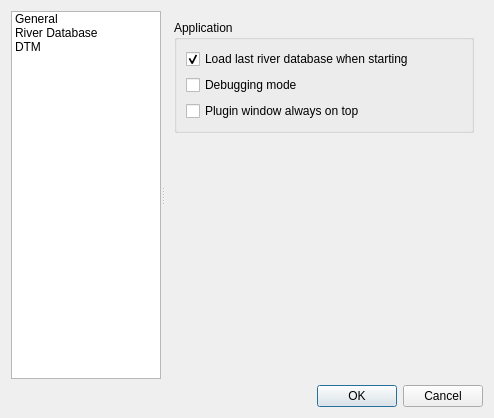
<?xml version="1.0" encoding="UTF-8"?>
<ui version="4.0">
 <class>Settings</class>
 <widget class="QDialog" name="Settings">
  <property name="geometry">
   <rect>
    <x>0</x>
    <y>0</y>
    <width>494</width>
    <height>418</height>
   </rect>
  </property>
  <property name="windowTitle">
   <string>RiverGIS Options</string>
  </property>
  <property name="sizeGripEnabled">
   <bool>false</bool>
  </property>
  <property name="modal">
   <bool>true</bool>
  </property>
  <layout class="QVBoxLayout" name="verticalLayout_4">
   <item>
    <widget class="QSplitter" name="mOptionsSplitter">
     <property name="enabled">
      <bool>true</bool>
     </property>
     <property name="orientation">
      <enum>Qt::Horizontal</enum>
     </property>
     <property name="opaqueResize">
      <bool>true</bool>
     </property>
     <property name="childrenCollapsible">
      <bool>false</bool>
     </property>
     <widget class="QFrame" name="optionsListFrame">
      <property name="frameShape">
       <enum>QFrame::NoFrame</enum>
      </property>
      <property name="frameShadow">
       <enum>QFrame::Raised</enum>
      </property>
      <layout class="QVBoxLayout" name="verticalLayout_15">
       <property name="spacing">
        <number>0</number>
       </property>
       <property name="margin">
        <number>0</number>
       </property>
       <item>
        <widget class="QListWidget" name="optionsList">
         <property name="minimumSize">
          <size>
           <width>58</width>
           <height>0</height>
          </size>
         </property>
         <property name="maximumSize">
          <size>
           <width>150</width>
           <height>16777215</height>
          </size>
         </property>
         <property name="horizontalScrollBarPolicy">
          <enum>Qt::ScrollBarAlwaysOff</enum>
         </property>
         <property name="editTriggers">
          <set>QAbstractItemView::NoEditTriggers</set>
         </property>
         <property name="iconSize">
          <size>
           <width>32</width>
           <height>32</height>
          </size>
         </property>
         <property name="textElideMode">
          <enum>Qt::ElideNone</enum>
         </property>
         <property name="resizeMode">
          <enum>QListView::Adjust</enum>
         </property>
         <property name="wordWrap">
          <bool>true</bool>
         </property>
         <item>
          <property name="text">
           <string>General</string>
          </property>
          <property name="toolTip">
           <string>General</string>
          </property>
          <property name="icon">
           <iconset>
            <normaloff>../icons/rivergis_big.svg</normaloff>../icons/rivergis_big.svg</iconset>
          </property>
         </item>
         <item>
          <property name="text">
           <string>River Database</string>
          </property>
          <property name="icon">
           <iconset>
            <normaloff>../icons/rdb.svg</normaloff>../icons/rdb.svg</iconset>
          </property>
         </item>
         <item>
          <property name="text">
           <string>DTM</string>
          </property>
          <property name="toolTip">
           <string>System</string>
          </property>
          <property name="icon">
           <iconset>
            <normaloff>../icons/dtmSetup.svg</normaloff>../icons/dtmSetup.svg</iconset>
          </property>
         </item>
        </widget>
       </item>
      </layout>
     </widget>
     <widget class="QFrame" name="optionsFrame">
      <property name="sizePolicy">
       <sizepolicy hsizetype="Expanding" vsizetype="Preferred">
        <horstretch>1</horstretch>
        <verstretch>0</verstretch>
       </sizepolicy>
      </property>
      <property name="frameShape">
       <enum>QFrame::NoFrame</enum>
      </property>
      <property name="frameShadow">
       <enum>QFrame::Raised</enum>
      </property>
      <layout class="QVBoxLayout" name="verticalLayout">
       <property name="margin">
        <number>0</number>
       </property>
       <item>
        <widget class="QStackedWidget" name="optionsStackedWidget">
         <property name="currentIndex">
          <number>0</number>
         </property>
         <widget class="QWidget" name="optionsPageGeneral">
          <layout class="QVBoxLayout" name="verticalLayout_3">
           <property name="margin">
            <number>0</number>
           </property>
           <item>
            <widget class="QScrollArea" name="mOptionsScrollArea_01">
             <property name="frameShape">
              <enum>QFrame::NoFrame</enum>
             </property>
             <property name="widgetResizable">
              <bool>true</bool>
             </property>
             <widget class="QWidget" name="mOptionsScrollAreaContents_01">
              <property name="geometry">
               <rect>
                <x>0</x>
                <y>0</y>
                <width>322</width>
                <height>369</height>
               </rect>
              </property>
              <layout class="QVBoxLayout" name="verticalLayout_28">
               <item>
                <widget class="QGroupBox" name="groupBox_3">
                 <property name="title">
                  <string>Application</string>
                 </property>
                 <layout class="QVBoxLayout" name="verticalLayout_7">
                  <item>
                   <widget class="QCheckBox" name="open_lastChbox">
                    <property name="text">
                     <string>Load last river database when starting</string>
                    </property>
                    <property name="checked">
                     <bool>true</bool>
                    </property>
                   </widget>
                  </item>
                  <item>
                   <widget class="QCheckBox" name="debugModeChbox">
                    <property name="text">
                     <string>Debugging mode</string>
                    </property>
                   </widget>
                  </item>
                  <item>
                   <widget class="QCheckBox" name="rgisAlwaysOnTopChbox">
                    <property name="text">
                     <string>Plugin window always on top</string>
                    </property>
                   </widget>
                  </item>
                 </layout>
                </widget>
               </item>
               <item>
                <spacer name="verticalSpacer_5">
                 <property name="orientation">
                  <enum>Qt::Vertical</enum>
                 </property>
                 <property name="sizeHint" stdset="0">
                  <size>
                   <width>20</width>
                   <height>40</height>
                  </size>
                 </property>
                </spacer>
               </item>
              </layout>
             </widget>
            </widget>
           </item>
          </layout>
         </widget>
         <widget class="QWidget" name="optionsPageRdb">
          <layout class="QVBoxLayout" name="verticalLayout_5">
           <property name="margin">
            <number>0</number>
           </property>
           <item>
            <widget class="QScrollArea" name="scrollArea">
             <property name="frameShape">
              <enum>QFrame::NoFrame</enum>
             </property>
             <property name="widgetResizable">
              <bool>true</bool>
             </property>
             <widget class="QWidget" name="scrollAreaWidgetContents">
              <property name="geometry">
               <rect>
                <x>0</x>
                <y>0</y>
                <width>322</width>
                <height>369</height>
               </rect>
              </property>
              <layout class="QVBoxLayout" name="verticalLayout_6">
               <item>
                <widget class="QGroupBox" name="groupBox_2">
                 <property name="title">
                  <string>Database</string>
                 </property>
                 <layout class="QVBoxLayout" name="verticalLayout_9">
                  <item>
                   <widget class="QCheckBox" name="db_loadAllChbox">
                    <property name="text">
                     <string>Load all tables in preview</string>
                    </property>
                    <property name="checked">
                     <bool>true</bool>
                    </property>
                   </widget>
                  </item>
                 </layout>
                </widget>
               </item>
               <item>
                <spacer name="verticalSpacer">
                 <property name="orientation">
                  <enum>Qt::Vertical</enum>
                 </property>
                 <property name="sizeHint" stdset="0">
                  <size>
                   <width>20</width>
                   <height>40</height>
                  </size>
                 </property>
                </spacer>
               </item>
              </layout>
             </widget>
            </widget>
           </item>
          </layout>
         </widget>
         <widget class="QWidget" name="optionsPageDtm">
          <layout class="QVBoxLayout" name="verticalLayout_12">
           <property name="margin">
            <number>0</number>
           </property>
           <item>
            <widget class="QScrollArea" name="mOptionsScrollArea_04">
             <property name="frameShape">
              <enum>QFrame::NoFrame</enum>
             </property>
             <property name="widgetResizable">
              <bool>true</bool>
             </property>
             <widget class="QWidget" name="mOptionsScrollAreaContents_04">
              <property name="geometry">
               <rect>
                <x>0</x>
                <y>0</y>
                <width>119</width>
                <height>189</height>
               </rect>
              </property>
              <layout class="QVBoxLayout" name="verticalLayout_29">
               <item>
                <widget class="QGroupBox" name="groupBox">
                 <property name="title">
                  <string>Rasters selection</string>
                 </property>
                 <layout class="QVBoxLayout" name="verticalLayout_2">
                  <item>
                   <widget class="QCheckBox" name="dtm_selectAllChbox">
                    <property name="text">
                     <string>Select all</string>
                    </property>
                   </widget>
                  </item>
                  <item>
                   <widget class="QListView" name="dtm_listView">
                    <property name="selectionMode">
                     <enum>QAbstractItemView::MultiSelection</enum>
                    </property>
                    <property name="selectionBehavior">
                     <enum>QAbstractItemView::SelectItems</enum>
                    </property>
                   </widget>
                  </item>
                  <item>
                   <widget class="QLabel" name="label_2">
                    <property name="toolTip">
                     <string>&lt;html&gt;&lt;head/&gt;&lt;body&gt;&lt;p&gt;Maximum number of raster cell values fetched at once by a database query. &lt;/p&gt;&lt;p&gt;If the number of raster cells exceeds the chunk size they are fetched successively.&lt;/p&gt;&lt;/body&gt;&lt;/html&gt;</string>
                    </property>
                    <property name="text">
                     <string>Chunk size:</string>
                    </property>
                   </widget>
                  </item>
                  <item>
                   <widget class="QSpinBox" name="dtm_chunksize">
                    <property name="toolTip">
                     <string>&lt;html&gt;&lt;head/&gt;&lt;body&gt;&lt;p&gt;Maximum number of raster cell values fetched at once by a database query. &lt;/p&gt;&lt;p&gt;If the number of raster cells exceeds the chunk size they are fetched successively.&lt;/p&gt;&lt;/body&gt;&lt;/html&gt;</string>
                    </property>
                    <property name="maximum">
                     <number>999999999</number>
                    </property>
                    <property name="singleStep">
                     <number>1000</number>
                    </property>
                   </widget>
                  </item>
                 </layout>
                </widget>
               </item>
               <item>
                <spacer name="verticalSpacer_6">
                 <property name="orientation">
                  <enum>Qt::Vertical</enum>
                 </property>
                 <property name="sizeHint" stdset="0">
                  <size>
                   <width>20</width>
                   <height>40</height>
                  </size>
                 </property>
                </spacer>
               </item>
              </layout>
             </widget>
            </widget>
           </item>
          </layout>
         </widget>
        </widget>
       </item>
      </layout>
     </widget>
    </widget>
   </item>
   <item>
    <widget class="QDialogButtonBox" name="buttonBox">
     <property name="orientation">
      <enum>Qt::Horizontal</enum>
     </property>
     <property name="standardButtons">
      <set>QDialogButtonBox::Cancel|QDialogButtonBox::Ok</set>
     </property>
    </widget>
   </item>
  </layout>
 </widget>
 <resources>
 </resources>
 <connections>
  <connection>
   <sender>buttonBox</sender>
   <signal>accepted()</signal>
   <receiver>Settings</receiver>
   <slot>accept()</slot>
   <hints>
    <hint type="sourcelabel">
     <x>247</x>
     <y>624</y>
    </hint>
    <hint type="destinationlabel">
     <x>157</x>
     <y>274</y>
    </hint>
   </hints>
  </connection>
  <connection>
   <sender>buttonBox</sender>
   <signal>rejected()</signal>
   <receiver>Settings</receiver>
   <slot>reject()</slot>
   <hints>
    <hint type="sourcelabel">
     <x>315</x>
     <y>624</y>
    </hint>
    <hint type="destinationlabel">
     <x>286</x>
     <y>274</y>
    </hint>
   </hints>
  </connection>
  <connection>
   <sender>optionsList</sender>
   <signal>currentRowChanged(int)</signal>
   <receiver>optionsStackedWidget</receiver>
   <slot>setCurrentIndex(int)</slot>
   <hints>
    <hint type="sourcelabel">
     <x>83</x>
     <y>313</y>
    </hint>
    <hint type="destinationlabel">
     <x>378</x>
     <y>313</y>
    </hint>
   </hints>
  </connection>
 </connections>
</ui>
